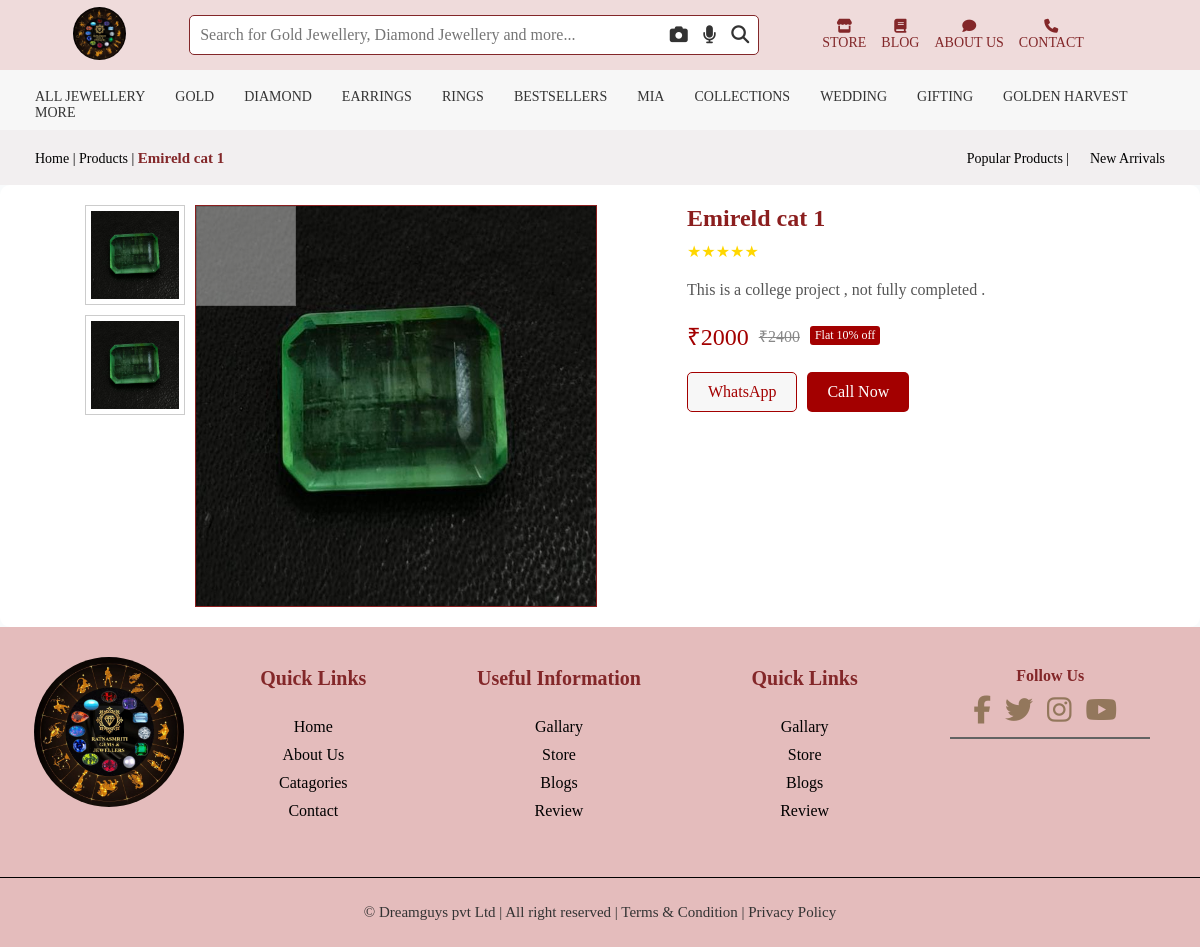
The page /product/description/1 on the database its author committed.
### app/models.py (models this page shows, shortened)
class Sub_Category(models.Model):
    main_category = models.ForeignKey(Main_Category,on_delete=models.CASCADE)
    Name = models.CharField(max_length=200)
    Image = models.ImageField(upload_to='media/sub_category_img')
    product_name = models.CharField(max_length=100,default=None)
    price = models.IntegerField(default=None)
    discount_price = models.IntegerField(default=None)
    Description = models.CharField(max_length=300,null=True)
    product_information = RichTextField()

### ratnasmriti/views.py (the view)
# urls.py: path('product/description/<str:id>',views.DESCRIPTION,name="description"),
def DESCRIPTION(request,id):
    sub_category = Sub_Category.objects.filter(id=id)
    context = {
        'sub_category': sub_category,
    }
    return render(request,'description.html',context)

### templates/description.html (shortened to what this page needs)
{% extends "base.html" %}
{% load static %}
{% block main-content %}
<div class="crumbs">
    {% for i in sub_category %}
    <div class="crumbs-left">
        <ul>
            <li><a href="{% url "Home" %}">Home | Products | </a> <span>{{i.product_name}}</span></li>
        </ul>
    </div>
    <div class="crumbs-right">
        <ul>
            <li><a href="#">Popular Products |  </a></li>
            <li><a href="#">New Arrivals  </a></li>
        </ul>
    </div>
</div>
<main class="product-page">
    <div class="product-container">
        <div class="product-images">
            <div class="small-images">
                <img src="{{i.Image.url}}" alt="Product Image 1">
                <img src="{{i.Image.url}}" alt="Product Image 2">
            </div>
            <div class="main-image">
                <img src="{{i.Image.url}}" alt="Product Image 3"  id="main-product-image">
            </div>
        </div>
        <div class="product-details">
            <h1>{{i.product_name}}</h1>
            <div class="reviews">
                <span>★★★★★</span>
            </div>
            <p class="descriptions">
                {{i.Description|safe}}
            </p>
            <div class="pricing">
                <span class="offer-price">₹{{i.discount_price}}</span>
                <span class="original-price">₹{{i.price}}</span>
                <span class="discount">Flat 10% off</span>
            </div>
            <div class="actions">
                <button class="add-to-cart">WhatsApp</button>
                <button class="buy-now"><a href ="tel:+917431911822">Call Now</a></button>
            </div>
        </div>
    </div>
    {% endfor %}
</main>
{% endblock main-content %}

### static/css/style.css (style rules this page uses)
* { padding: 0%; margin: 0%; font-family: "Arial", sans-serif; box-sizing: border-box; }
html { scroll-behavior: smooth; overflow-x: hidden; }
body { padding: 0; background-color: #eee5dc; display: flex; align-items: center; justify-content: center; min-height: 100vh; }
body { font-family: Arial, sans-serif; margin: 0; padding: 0; }
* { margin: 0px; padding: 0px; font-family: poppins; box-sizing: border-box; }
a { text-decoration: none; }
.reviews { color: #e4bcbc; }

### static/css/product.css (style rules this page uses)
html { scroll-behavior: smooth; overflow-x: hidden; }
.crumbs { height: 55px; color: #000; display: flex; align-items: center; justify-content: space-between; background-color: rgba(221, 208, 206, 0.276); }
.crumbs ul { text-decoration: none; list-style: none; }
.crumbs ul li a { color: #000; text-align: center; font-size: 14px; }
.crumbs-left { margin: 35px; }
.crumbs-left ul li span { color: #832729; font-size: 15px; font-weight: 600; }
.crumbs-right { display: flex; margin: 35px; }
.crumbs-right ul { display: flex; gap: 1.3rem; }

### static/css/description.css (style rules this page uses)
.product-container { display: flex; gap: 20px; background-color: #fff; padding: 20px; border-radius: 10px; }
.product-images { flex: 1; display: flex; gap: 10px; margin-left: 65px; margin-right: 70px; }
.small-images { display: flex; flex-direction: column; gap: 10px; }
.small-images img { border: 1px solid #ccc; padding: 5px; cursor: pointer; width: 100px; height: 100px; }
.main-image { border: 1px solid #8b1e1e; position: relative; overflow: hidden; }
.main-image img { width: 400px; height: 400px; display: block; }
.product-details { flex: 2; }
.product-details h1 { color: #8b1e1e; font-size: 24px; }
.reviews { display: flex; gap: 10px; align-items: center; margin: 10px 0; }
.reviews span { color: gold; }
.descriptions { margin: 20px 0; color: #555; }
.pricing { display: flex; gap: 10px; align-items: center; margin: 20px 0; }
.offer-price { font-size: 24px; color: #a30000; }
.original-price { text-decoration: line-through; color: #888; }
.discount { background-color: #a30000; color: white; padding: 2px 5px; border-radius: 3px; font-size: 12px; }
.actions { display: flex; gap: 10px; margin: 20px 0; }
.add-to-cart, .buy-now { padding: 10px 20px; border: none; cursor: pointer; border-radius: 5px; font-size: 16px; }
.add-to-cart { background-color: #f7f7f7; color: #a30000; border: 1px solid #a30000; }
.buy-now { background-color: #a30000; color: white; }
.buy-now a { color: white; }

### static/css/about.css (style rules this page uses)
html { scroll-behavior: smooth; overflow-x: hidden; }
.crumbs { height: 55px; color: #000; display: flex; align-items: center; justify-content: space-between; background-color: rgba(221, 208, 206, 0.276); }
.crumbs ul { text-decoration: none; list-style: none; }
.crumbs ul li a { color: #000; text-align: center; font-size: 14px; }
.crumbs-left { margin: 35px; }
.crumbs-left ul li span { color: #832729; font-size: 15px; font-weight: 600; }
.crumbs-right { display: flex; margin: 35px; }
.crumbs-right ul { display: flex; gap: 1.3rem; }
body { font-family: Arial, sans-serif; margin: 0; padding: 0; background-color: #f5f5f5; color: #333; }

### static/css/blog.css (style rules this page uses)
p { font-size: 16px; margin: 10px 0; }

### rows shown on the page
Sub_Category: product_name "Emireld cat 1", Image (picture), Description "This is a college project , not fully completed .", discount_price "2000", price "2400"
